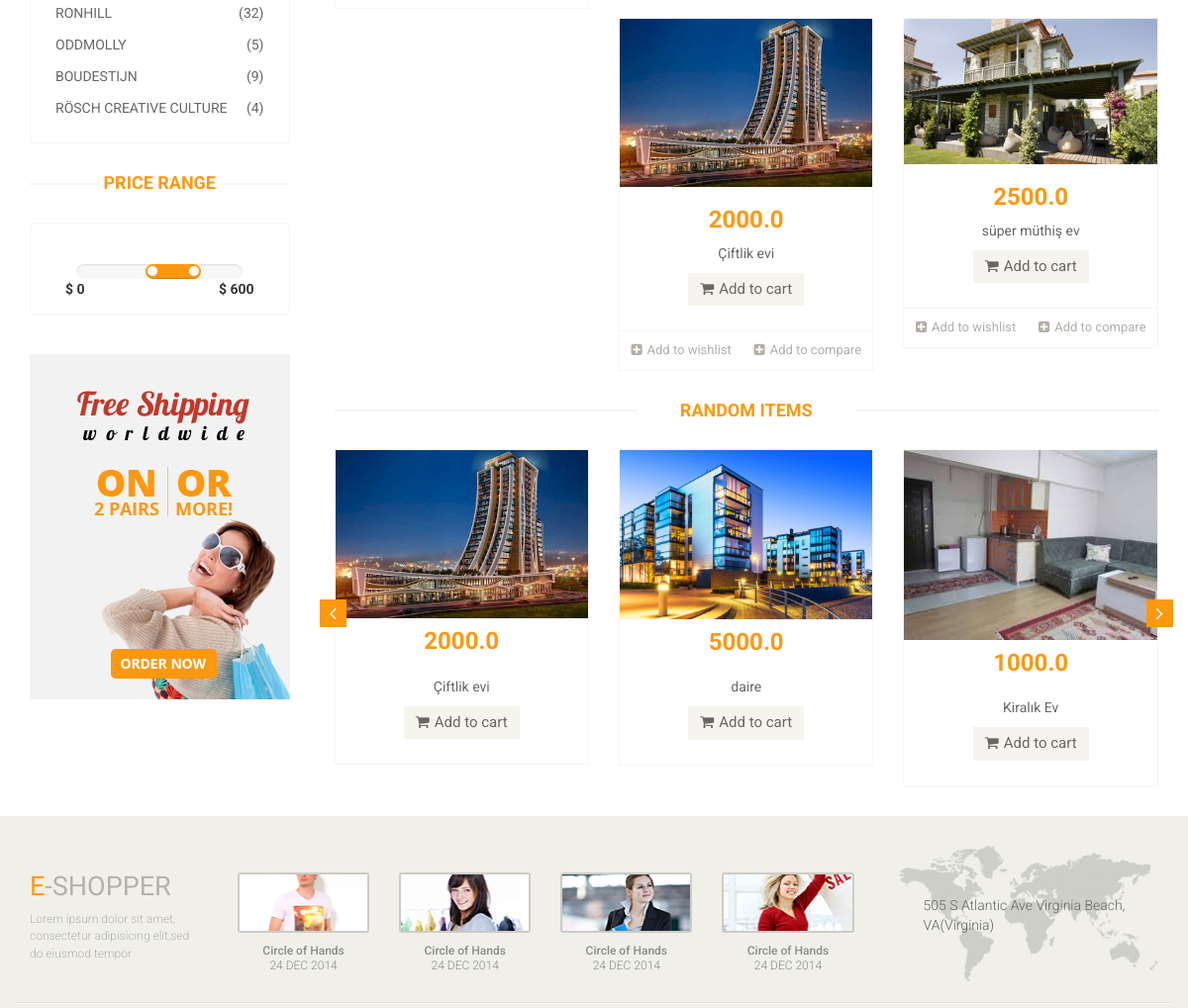
The app's page /home (middle part), older data.
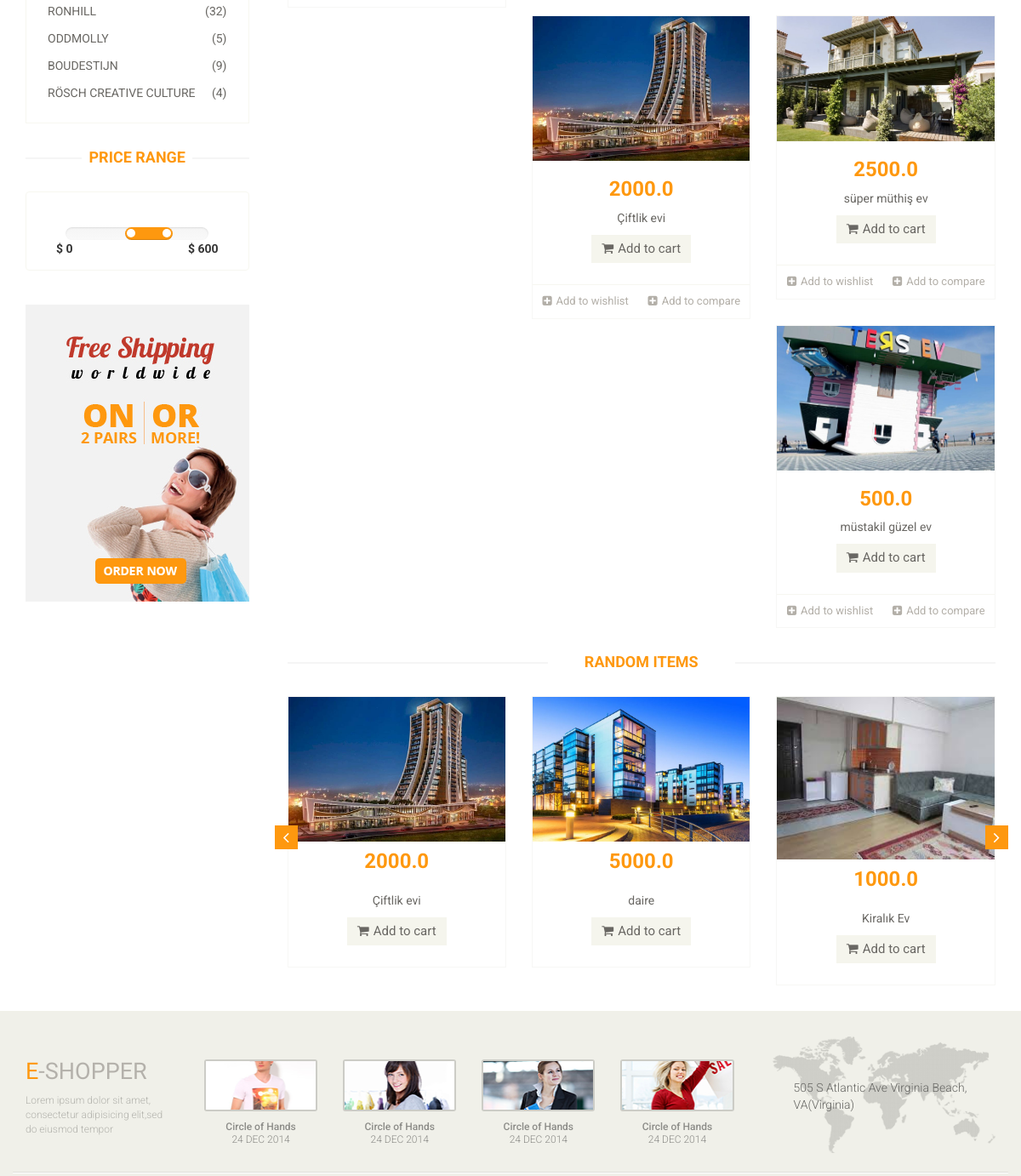
The same page, newer data.
### product/models.py (models this page shows, shortened)
class Product(models.Model):
    STATUS = (
        ('True', 'Evet'),
        ('False', 'Hayır'),
    )
    category = models.ForeignKey(Category, on_delete=models.CASCADE)
    title = models.CharField(max_length=150)
    keywords = models.CharField(max_length=255)
    description = models.CharField(max_length=255)
    image = models.ImageField(blank=True, upload_to='images/')
    price = models.FloatField()
    detail = RichTextUploadingField()
    slug = models.SlugField(null=False, unique=True)
    status = models.CharField(max_length=10, choices=STATUS)
    create_at = models.DateTimeField(auto_now_add=True)
    update_at = models.DateTimeField(auto_now=True)
    def image_tag(self):
        return mark_safe('<img src="{}" height="50"/>'.format(self.image.url))
    image_tag.short_description = 'Image'

### home/views.py (the view)
# urls.py: path('', views.index, name='index'),
def index(request):
    setting = Setting.objects.get(pk=1)
    sliderdata = Product.objects.all()[:10]
    category=Category.objects.all()
    dayproducts = Product.objects.all()[:7]
    lastproducts = Product.objects.all().order_by('-id')[:7]
    randomproducts = Product.objects.all().order_by('?')[:3]
    context = {'setting': setting,
               'page': 'home',
               'sliderdata':sliderdata,
               'sliderone':sliderdata[1].id,
               'category':category,
               'dayproducts': dayproducts,
               'lastproducts': lastproducts,
               'randomproducts': randomproducts
               }
    return render(request, 'index.html', context)

### home/templates/index.html (shortened to what this page needs)
{% extends "homebase.html" %}
{% block maincontent %}
           {% include "maincontent.html" %}
{% endblock %}

### home/templates/maincontent.html (shortened to what this page needs)
{% load static %}
<section>
		<div class="container">
			<div class="row">
				<div class="col-sm-3">
					<div class="left-sidebar">
										{% load mptt_tags %}
						<div class="brands_products">
							<div class="brands-name">
								<ul class="nav nav-pills nav-stacked">
									<li><a href="#"> <span class="pull-right">(32)</span>Ronhill</a></li>
									<li><a href="#"> <span class="pull-right">(5)</span>Oddmolly</a></li>
									<li><a href="#"> <span class="pull-right">(9)</span>Boudestijn</a></li>
									<li><a href="#"> <span class="pull-right">(4)</span>Rösch creative culture</a></li>
								</ul>
							</div>
						</div>
						<div class="price-range">
							<h2>Price Range</h2>
							<div class="well text-center">
								 <input type="text" class="span2" value="" data-slider-min="0" data-slider-max="600" data-slider-step="5" data-slider-value="[250,450]" id="sl2" ><br />
								 <b class="pull-left">$ 0</b> <b class="pull-right">$ 600</b>
							</div>
						</div>
						<div class="shipping text-center">
							<img src="{% static 'images/home/shipping.jpg'%}" alt="" />
						</div>
					</div>
				</div>
				<div class="col-sm-9 padding-right">
					<div class="features_items">
						{% for rs in dayproducts %}
						<div class="col-sm-4">
							<div class="product-image-wrapper">
								<div class="single-products">
										<div class="productinfo text-center">
											<img src="{{rs.image.url}}" alt="" />
											<h2>{{rs.price}}</h2>
											<p>{{rs.title}}</p>
											<a href="/product/{{rs.id}}/{{rs.slug}}" class="btn btn-default add-to-cart"><i class="fa fa-shopping-cart"></i>Add to cart</a>
										</div>
										<div class="product-overlay">
											<div class="overlay-content">
											</div>
										</div>
								</div>
								<div class="choose">
									<ul class="nav nav-pills nav-justified">
										<li><a href="#"><i class="fa fa-plus-square"></i>Add to wishlist</a></li>
										<li><a href="#"><i class="fa fa-plus-square"></i>Add to compare</a></li>
									</ul>
								</div>
							</div>
						</div>
						{% endfor %}
					</div>
					<div class="recommended_items">
						<h2 class="title text-center">RANDOM items</h2>
						<div id="recommended-item-carousel" class="carousel slide" data-ride="carousel">
							<div class="carousel-inner">
								<div class="item active">
									{% for rs in randomproducts %}
									<div class="col-sm-4">
										<div class="product-image-wrapper">
											<div class="single-products">
												<div class="productinfo text-center">
													<img src="{{rs.image.url}}" alt="" />
													<h2>{{rs.price}}</h2>
													<p>{{rs.title}}</p>
													<a href="/product/{{rs.id}}/{{rs.slug}}" class="btn btn-default add-to-cart"><i class="fa fa-shopping-cart"></i>Add to cart</a>
												</div>
											</div>
										</div>
									</div>
									{% endfor %}
								</div>
							</div>
							 <a class="left recommended-item-control" href="#recommended-item-carousel" data-slide="prev">
								<i class="fa fa-angle-left"></i>
							  </a>
							  <a class="right recommended-item-control" href="#recommended-item-carousel" data-slide="next">
								<i class="fa fa-angle-right"></i>
							  </a>
						</div>
					</div>
				</div>
			</div>
		</div>
	</section>

Row changes from the older to the newer data that the page shows:
added Product: image (picture), price "500.0", title "müstakil güzel ev", shown under "PRICE RANGE"
